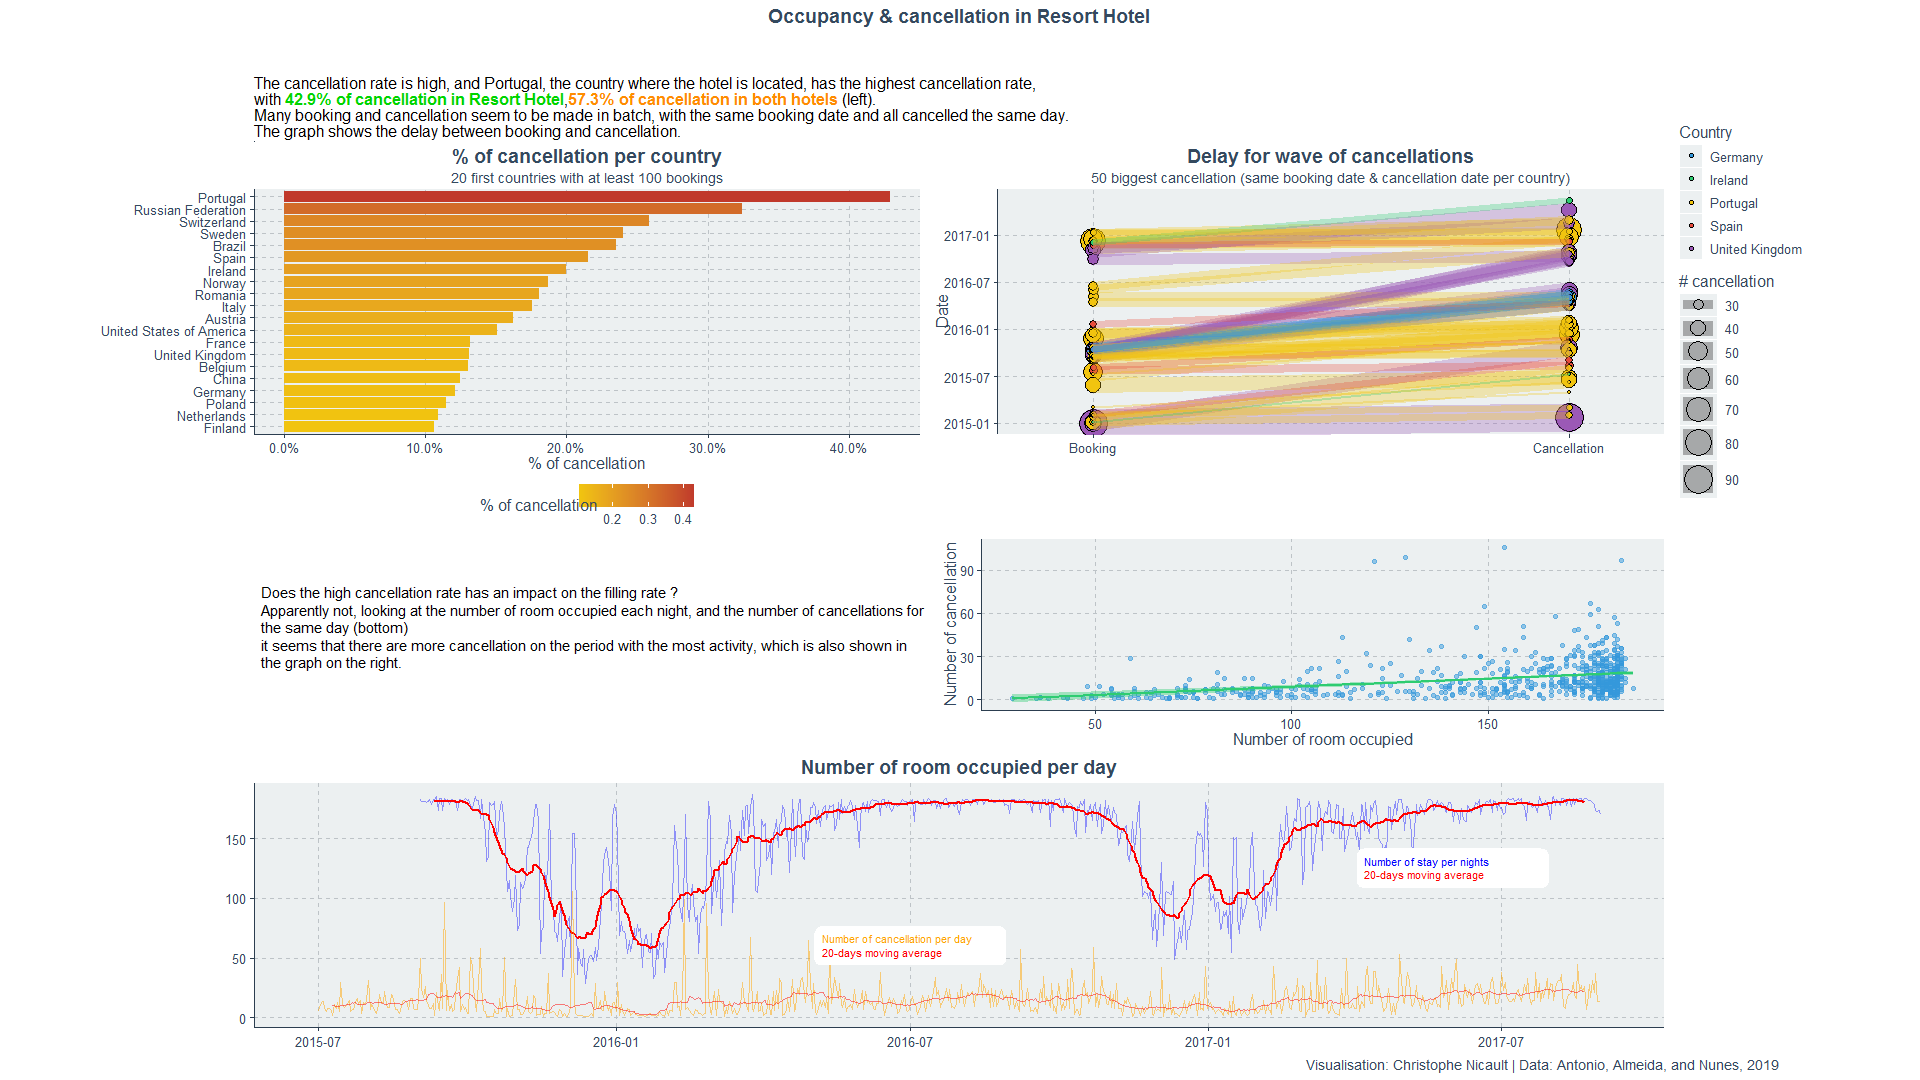

Write R code to recreate this figure.
# title: "Tidy Tuesday - 	Hotel Bookings"
# author: "Christophe Nicault"
# date: "12 February 2020"


library(tidyverse)
library(scales)
library(showtext)
library(lubridate)
library(countrycode)
library(xts)
library(ggthemr)
library(patchwork)
library(ggtext)

ggthemr("flat")

font_add_google("Lato", "Lato")

Sys.setlocale("LC_TIME", "English")

hotels <- readr::read_csv('https://raw.githubusercontent.com/rfordatascience/tidytuesday/master/data/2020/2020-02-11/hotels.csv')


showtext_auto()

# Cleaning
hotel_df <- hotels %>%
  filter(stays_in_week_nights != 0 | stays_in_weekend_nights != 0) 

# Country with the highest cancellation rate for countries having at least 100 booking
# to be significant ( some countries have 1 booking, 1 cancellation, so 100% cancellation rate)
p1 <- hotel_df %>%
  filter(hotel == "Resort Hotel") %>%
  mutate(country = fct_recode(country, CHN = "CN")) %>%
  group_by(country) %>%
  summarise(prop = sum(is_canceled) / n(),
            tot = n()) %>%
  ungroup() %>%
  mutate(country_name = countrycode(sourcevar = country, origin = "iso3c", destination = "un.name.en"),
         country_name = ifelse(str_detect(country_name, "United Kingdom"), "United Kingdom", country_name)) %>%
  filter(tot > 100) %>%
  arrange(desc(prop)) %>% 
  head(20) %>% 
  mutate(country_name = fct_reorder(country_name, prop)) %>%
  ggplot(aes(country_name, prop, fill = prop)) +
  geom_col()+
  coord_flip() +
  scale_y_continuous(labels = percent) +
  labs(title = "% of cancellation per country",
       subtitle = "20 first countries with at least 100 bookings",
       y = "% of cancellation",
       fill = "% of cancellation")+
  theme(legend.position = c("bottom"),
        plot.title = element_text(hjust = 0.5),
        plot.subtitle = element_text(hjust = 0.5),
        axis.title.y = element_blank())

# Calcul of the delay between booking and cancellation
cancel_delay <- hotel_df %>%
  filter(hotel == "Resort Hotel") %>%
  mutate(date = glue::glue("{arrival_date_year}-{arrival_date_month}-{arrival_date_day_of_month}"),
         date = parse_date(date, format = "%Y-%B-%d"),
         booking_date = date - lead_time) %>%
  count(booking_date, country, reservation_status_date, sort = TRUE) %>%
  mutate(cancel_delay = reservation_status_date - booking_date)

# Plot the cancellations for the biggest wave of cancellation
p2 <- cancel_delay %>%
  arrange(desc(n)) %>%
  head(60) %>%
  mutate(country_name = countrycode(sourcevar = country, origin = "iso3c", destination = "un.name.en"),
         country_name = ifelse(str_detect(country_name, "United Kingdom"), "United Kingdom", country_name)) %>%
  ggplot() +
  geom_point(aes("Booking", booking_date,  fill = country_name, size = n), shape = 21, color = "black")+
  geom_point(aes("Cancellation", reservation_status_date, fill = country_name, size = n), shape = 21, color = "black")+
  geom_segment(aes(x ="Booking", xend = "Cancellation", y = booking_date, yend = reservation_status_date, size = n, color = country_name), alpha = 0.3) +
  scale_size_continuous(range = c(1,10)) + 
  scale_x_discrete(expand = c(0.1,0.1))+
  labs(title = "Delay for wave of cancellations",
       subtitle = "50 biggest cancellation (same booking date & cancellation date per country)",
       y = "Date",
       fill = "Country",
       size = "# cancellation")+
  theme(plot.title = element_text(hjust = 0.5),
        plot.subtitle = element_text(hjust = 0.5),
        axis.line.x = element_blank(),
        axis.title.x = element_blank())+
  guides(color = FALSE)

# The goal is to establish how many people are staying each night.
# We just have the date of arrival, and the number of days, so we need 
# some calculation.
# I first create a df with the date, the number of nights, and the departure calculated with the 2 previous variables
stay_duration <- hotels %>% 
  filter(hotel == "Resort Hotel", is_canceled == 0) %>%
  mutate(date = glue::glue("{arrival_date_year}-{arrival_date_month}-{arrival_date_day_of_month}"),
         date = parse_date(date, format = "%Y-%B-%d")) %>%
  mutate(total_stay = stays_in_week_nights + stays_in_weekend_nights,
         index = row_number(),
         departure = date + total_stay) %>%
  arrange(date) %>%
  select(date, total_stay, departure)

# Creation of a vector of date with all the dates of the time series
date_vec <- min(stay_duration$date) + 0:(max(stay_duration$departure)-min(stay_duration$date))
# create a tibble to match with the number of stay per night
filling_rate <- tibble(date = date_vec)

# for each date, check for each booking if the date is between arrival and departure, which return a boolean,
# and sum the result, so for each match, we add 1 
day_filling_rate <- sapply(date_vec, function(x){sum(x >= stay_duration$date & x < stay_duration$departure)})

# bind the result with the df
filling_rate <- filling_rate %>% bind_cols(nb_stay = day_filling_rate)

# cancelation rate and 20 days moving average
cancel_rate <- hotels %>% 
  filter(hotel == "Resort Hotel", is_canceled == 1) %>%
  mutate(date = glue::glue("{arrival_date_year}-{arrival_date_month}-{arrival_date_day_of_month}"),
         date = parse_date(date, format = "%Y-%B-%d")) %>%
  group_by(date) %>%
  summarise(nb_cancel = sum(is_canceled)) %>%
  ungroup() %>%
  mutate(maca = rollmean(nb_cancel, 20, fill = NA))

# df of labels for textbox
df_labels <- data.frame(
  label = c(
    "<span style='color:blue'>Number of stay per nights</span><br><span style='color:red'>20-days moving average</span>",
    "<span style='color:orange'>Number of cancellation per day</span><br><span style='color:red'>20-days moving average</span>"
  ),
  x = c(ymd("2017-06-01"), ymd("2016-07-01")),
  y = c(125, 60),
  hjust = c(0.5, 0.5),
  vjust = c(0.5, 0.5)
)

# Time series of the total occupancy per day with the number
# of cancellation per day
p3 <- filling_rate %>%
  filter(date < ymd("2017-09-01"), date > ymd("2015-09-01")) %>%
  mutate(ma = rollmean(nb_stay, 20, fill = NA)) %>%
  ggplot(aes(date, nb_stay)) +
  geom_line(aes(group = 1), color = "blue", alpha = 0.4) +
  geom_line(aes(date, ma), color = "red", size = 1) +
  geom_line(data = cancel_rate, aes(date, nb_cancel), color = "orange", alpha = 0.5)+
  geom_line(data = cancel_rate, aes(date, maca), color = "red", alpha = 0.5)+
  geom_textbox(data = df_labels, aes(x, y, label = label), size = 3, color = NA, fill = "white") +
  labs(title = "Number of room occupied per day") +
  theme(plot.title = element_text(hjust = 0.5),
        axis.title = element_blank())

# Link between number of room occupied and number of cancellation
p4 <-filling_rate %>%
  filter(date < ymd("2017-09-01"), date > ymd("2015-09-01")) %>%
  mutate(ma = rollmean(nb_stay, 20, fill = NA)) %>%
  left_join(cancel_rate) %>%
  filter(!is.na(ma)) %>%
  ggplot(aes(nb_stay, nb_cancel)) +
  geom_point(alpha = 0.5) +
  geom_smooth(method = "lm") +
  labs(x = "Number of room occupied",
       y = "Number of cancellation")


text_intro <- ggplot(data.frame(x = 1:2, y = 1:2)) +
  labs(x = NULL, y = NULL,
       subtitle = "The cancellation rate is high, and Portugal, the country where the hotel is located, has the highest cancellation rate,<br>
       with <span style='color:#00d400'><b>42.9% of cancellation in Resort Hotel</b></span>,<span style='color:darkorange'><b>57.3% of cancellation in both hotels</b></span> (left).<br>
       Many booking and cancellation seem to be made in batch, with the same booking date and all cancelled the same day. <br>
       The graph shows the delay between booking and cancellation.") +
  theme(panel.background = element_rect(fill = "#ffffff"),
        plot.background = element_rect(fill = "#ffffff", color = NA),
        axis.text = element_blank(),
        axis.line.x = element_blank(),
        plot.title = element_text(color = "black", hjust = 0),
        plot.subtitle = element_textbox(color = "black", hjust = 0, size = 12, lineheight = 1, family = "Lato"),
        plot.margin = margin(30, 100, 0, 100),
        strip.background = element_rect(fill = NA, color = NA)
  )

text_middle <- ggplot(data.frame(x = 1:2, y = 1:2)) +
  geom_textbox(aes(x =1, y = 0.5,label = "<span style='color:black'>Does the high cancellation rate has an impact on the filling rate ?<br>
                   Apparently not, looking at the number of room occupied each night, and the number of cancellations for the same day (bottom)<br>
                   it seems that there are more cancellation on the period with the most activity, which is also shown in the graph on the right.</span>"),
               width = unit(1, "npc"),  height =  unit(1, "npc"), color = "white", family = "Lato")+
  theme_void()+
  xlim(0, 2) + ylim(0, 2)

patchwork <- text_intro / (p1 + p2 ) / (text_middle + p4) / p3 +
  plot_layout(nrow = 4, heights = c(0.05, 10,7, 10))+
  plot_annotation(title = "Occupancy & cancellation in Resort Hotel",
                  caption = "Visualisation: Christophe Nicault | Data: Antonio, Almeida, and Nunes, 2019",
                  theme = theme(plot.title = element_text(hjust = 0.5)))
patchwork

ggsave("hotel_booking.png", width = 1200, height = 1600, units = "px", scale = 5)
